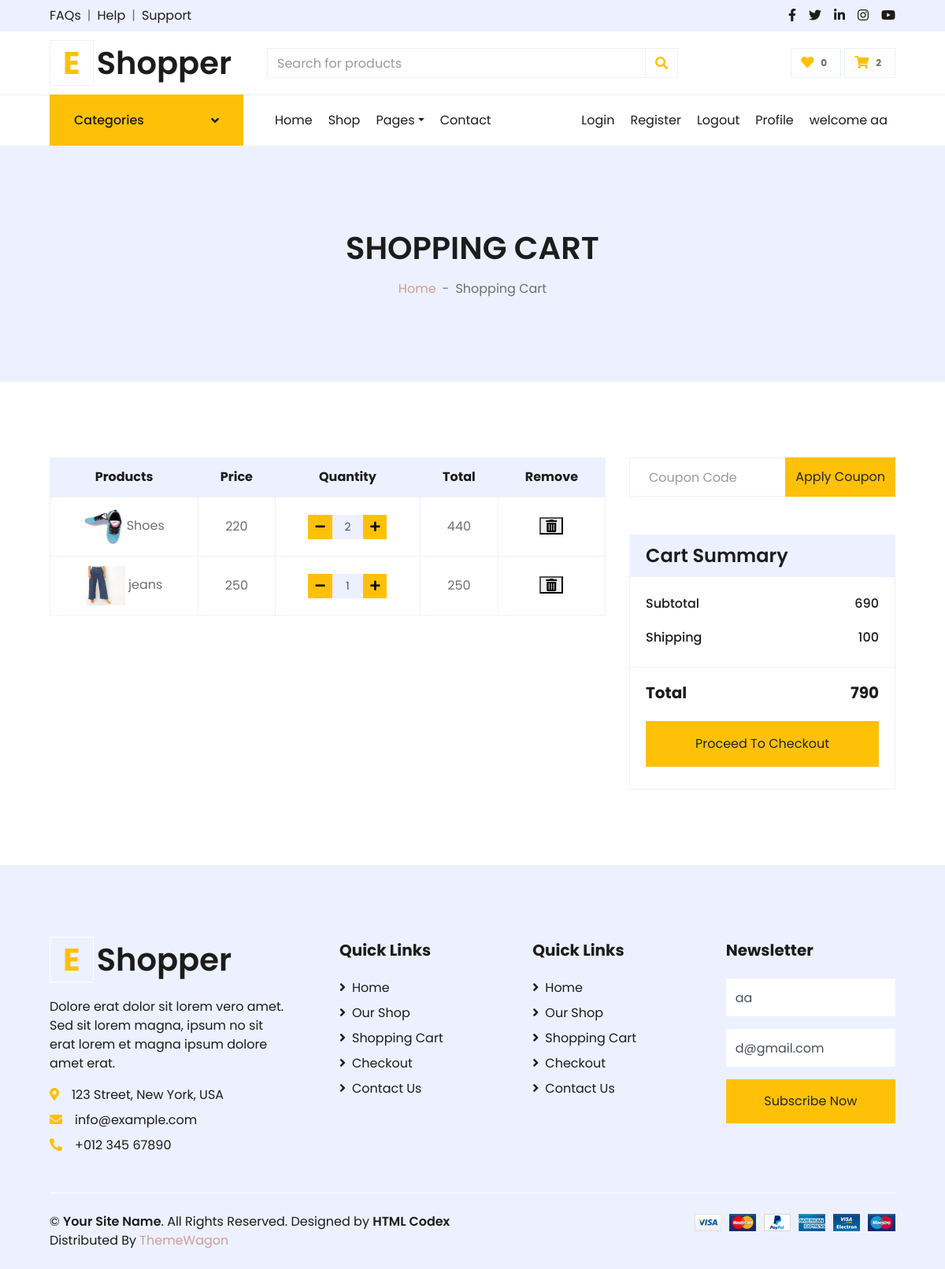
/viewcart/ (signed in), run on an earlier commit of the app's database.
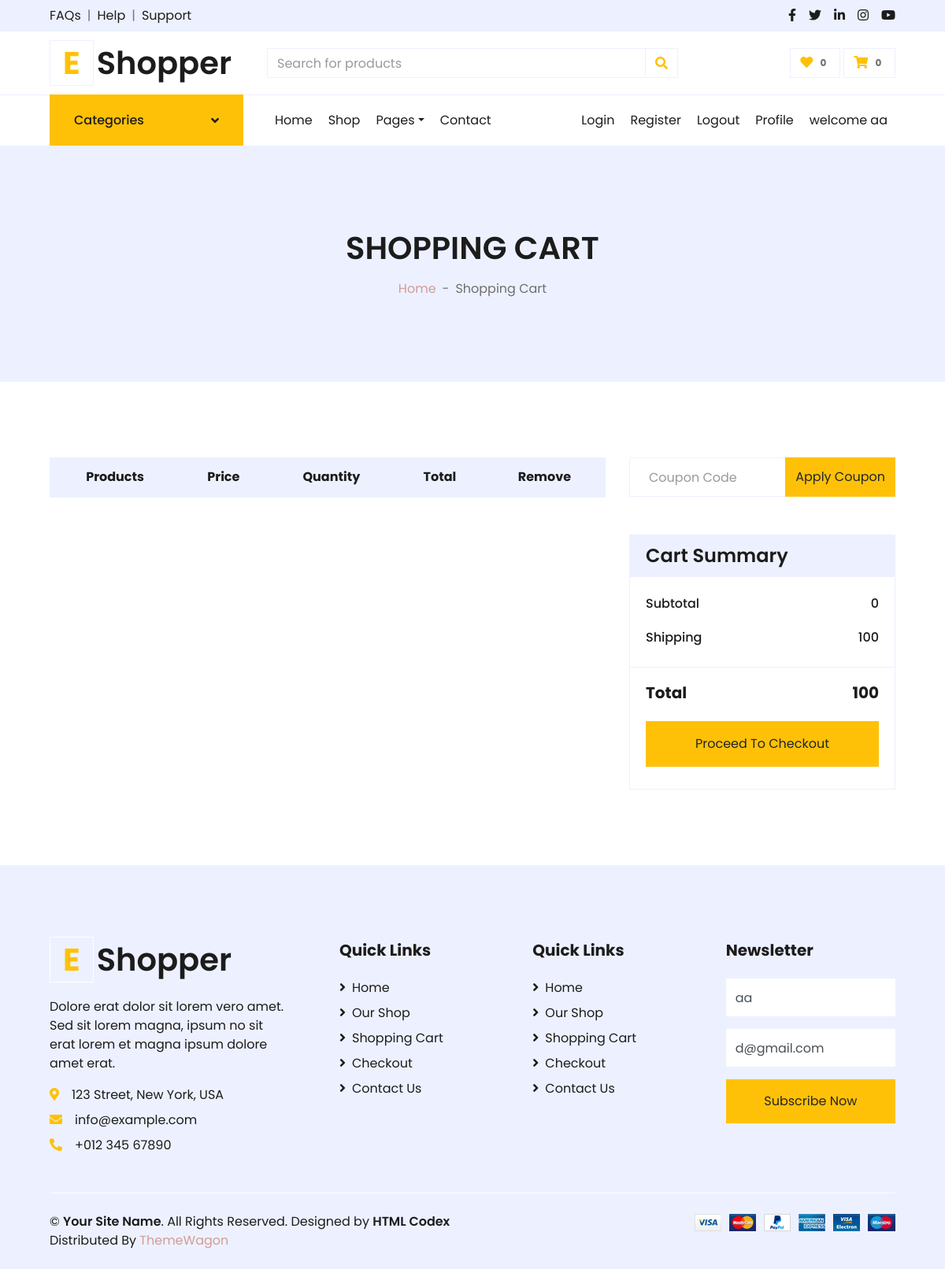
And on a later commit of the database.
### shopping/models.py (models this page shows, shortened)
class addtocart(models.Model):
    personname=models.ForeignKey(register,on_delete=CASCADE)
    productname=models.ForeignKey(product,on_delete=CASCADE)
    price=models.IntegerField()
    updated=models.DateTimeField(auto_now_add=False,null=True)
    quantity=models.IntegerField(default=1)

class product(models.Model):
    name=models.CharField(max_length=20)
    cat=models.ForeignKey(category,on_delete=CASCADE)
    img=models.ImageField(upload_to='photo')
    description=models.CharField(max_length=400)
    availableproduct=models.IntegerField()
    price=models.IntegerField()
    range=models.CharField(choices=CATEGORY_CHOICES,max_length=500,default='100-200')
    color=models.CharField(default="red",max_length=20)
    size=models.CharField(default='XL',max_length=3)
    date=models.DateField(auto_now=False,blank=True,null=True)

### shopping/views.py (the view)
# urls.py: path('viewcart/',viewcart,name='viewcart'),
def viewcart(request):
    if request.session.has_key('email'):
        a=request.session['email']
        m=register.objects.get(email=a)
        cart=addtocart.objects.filter(personname=m.pk)
        count=addtocart.objects.filter(personname=m.pk).count()
        l=[]
        p=0
        for i in cart:
            l.append(i.productname)
            p=p+i.price
        return render(request,'cart.html',{'cart':cart,'p':p,'l':l,'m':m,'d':p+100,'g':count})
    else:
        return redirect(loginview)

### shopping/models.py (called while the page is built)
    def __str__(self) :
        return self.name

### shopping/templates/cart.html (shortened to what the changed rows need)
{% load static %}
<!DOCTYPE html>
<html lang="en">
<head>
    <link href="https://cdnjs.cloudflare.com/ajax/libs/font-awesome/5.10.0/css/all.min.css" rel="stylesheet">
    <link href="lib/owlcarousel/assets/owl.carousel.min.css" rel="stylesheet">
    <link href="{% static 'css/style.css' %}" rel="stylesheet">
</head>
<body>
    <div class="container-fluid">
        <div class="row align-items-center py-3 px-xl-5">
            <div class="col-lg-3 d-none d-lg-block">
                <a href="" class="text-decoration-none">
                    <h1 class="m-0 display-5 font-weight-semi-bold"><span class="text-warning font-weight-bold border px-3 mr-1">E</span>Shopper</h1>
                </a>
            </div>
            <div class="col-lg-3 col-6 text-right">
                <a href="{% url "viewcart" %}" class="btn border">
                    <i class="fas fa-shopping-cart text-warning"></i>
                    <span class="badge">{{g}}</span>
                </a>
            </div>
        </div>
    </div>
    <div class="container-fluid bg-secondary mb-5">
        <div class="d-flex flex-column align-items-center justify-content-center" style="min-height: 300px">
            <h1 class="font-weight-semi-bold text-uppercase mb-3">Shopping Cart</h1>
        </div>
    </div>
    <div class="container-fluid pt-5">
        <div class="row px-xl-5">
            <div class="col-lg-8 table-responsive mb-5">
                <table class="table table-bordered text-center mb-0">
                    <thead class="bg-secondary text-dark">
                        <tr>
                            <th>Products</th>
                            <th>Price</th>
                            <th>Quantity</th>
                            <th>Total</th>
                            <th>Remove</th>
                        </tr>
                    </thead>
                    <tbody class="align-middle">{% for i in cart %}
                        <tr>
                            <td class="align-middle"><img src="{{i.productname.img.url}}" alt="" style="width: 50px;" height="50" width="50"> {{i.productname.name}}</td>
                            <td class="align-middle">{{i.productname.price}}</td>
                            <td class="align-middle">
                                <div class="input-group quantity mx-auto" style="width: 100px;">
                                    <div class="input-group-btn">
                                        <button class="btn btn-sm btn-warning btn-minus" >
                                        <a href="{% url "minus" i.id %}" style="color:black;"> <i class="fa fa-minus"></i></a>
                                        </button>
                                    </div>
                                    <input type="text" class="form-control form-control-sm bg-secondary text-center"  value="{{i.quantity}}" size="1">
                                    <div class="input-group-btn">
                                        <button class="btn btn-sm btn-warning btn-plus">
                                            <a href="{% url "plus" i.id %}" style="color:black;"><i class="fa fa-plus"></i></a>
                                        </button>
                                    </div>
                                </div>
                            </td>
                            <td class="align-middle">{{i.price}}</td>
                            <td class="align-middle"><a href="{% url "deletecart" i.id %}"><button class="fas fa-trash-alt"></button></a></td>
                        </tr>
                        {% endfor %}
                    </tbody>
                </table>
            </div>
            <div class="col-lg-4">
                <div class="card border-secondary mb-5">
                    <div class="card-body">
                        <div class="d-flex justify-content-between mb-3 pt-1">
                            <h6 class="font-weight-medium">Subtotal</h6>
                            <h6 class="font-weight-medium">{{p}}</h6>
                        </div>
                    </div>
                    <div class="card-footer border-secondary bg-transparent">
                        <div class="d-flex justify-content-between mt-2">
                            <h5 class="font-weight-bold">Total</h5>
                            <h5 class="font-weight-bold">{{d}}</h5>
                        </div>
                    </div>
                </div>
            </div>
        </div>
    </div>
    <div class="container-fluid bg-secondary text-dark mt-5 pt-5">
        <div class="row px-xl-5 pt-5">
            <div class="col-lg-4 col-md-12 mb-5 pr-3 pr-xl-5">
                <a href="" class="text-decoration-none">
                    <h1 class="mb-4 display-5 font-weight-semi-bold"><span class="text-warning font-weight-bold border border-white px-3 mr-1">E</span>Shopper</h1>
                </a>
            </div>
        </div>
    </div>
</body>
</html>

What changed in the data, as far as the page shows it:
removed addtocart: productname.img (picture), productname.name "Shoes", productname.price "220", quantity "2", price "440"
removed addtocart: productname.img (picture), productname.name "jeans", productname.price "250", quantity "1", price "250"
Also different on the page:
{{ g }}: "2" → "0"
{{ p }}: "690" → "0"
{{ d }}: "790" → "100"
